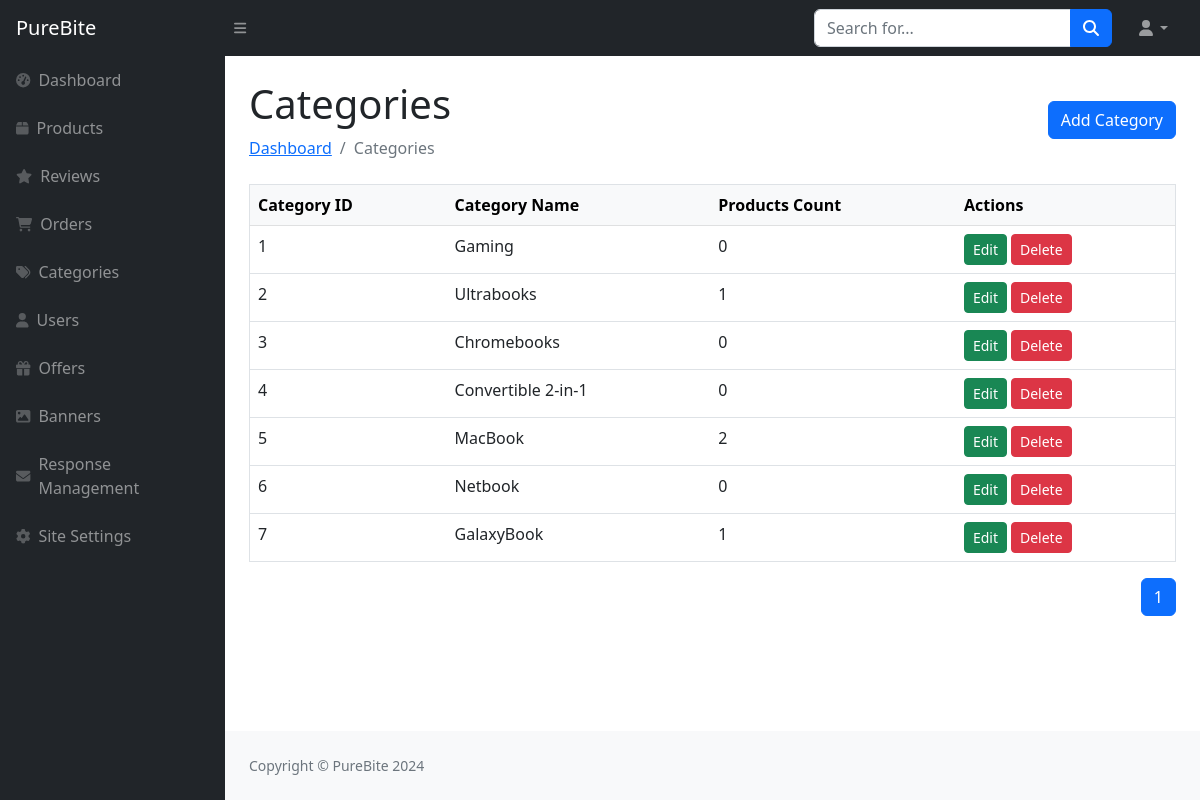
Screenshot of /Admin/categories.php with the database file from the repository.
### tables this page shows
CREATE TABLE `category_details_tbl` (
  `Category_Id` int(11) NOT NULL,
  `Category_Name` varchar(100) NOT NULL,
  `Parent_Category_Id` int(11) DEFAULT NULL
);

### Admin/categories.php (the view, shortened to what this page needs)
<?php include("sidebar.php");
    $search = isset($_GET['search']) ? $_GET['search'] : '';
    $search_query = '';
    $query = "select category.category_id, category.category_name, count(product.product_id) as 'products_count' from category_details_tbl as category left join  product_details_tbl as product  on product.category_id = category.category_id group by  category.category_id, category.category_name $search_query";
    $result = mysqli_query($con,$query);
    $total_records = mysqli_num_rows($result);
    $records_per_page = 10;
    $total_pages = ceil($total_records / $records_per_page);
    $page = isset($_GET['page']) ? $_GET['page'] : 1;
    $start_from = ($page - 1) * $records_per_page;
    $query = "select category.category_id, category.category_name, count(product.product_id) as 'products_count' from category_details_tbl as category left join  product_details_tbl as product  on product.category_id = category.category_id group by  category.category_id, category.category_name $search_query LIMIT $start_from, $records_per_page";
    $result = mysqli_query($con,$query);
?>
<div id="layoutSidenav_content">
    <main>
        <div class="container-fluid px-4">
            <div class="d-flex justify-content-between align-items-center mt-4 mb-4">
                <div>
                    <h1>Categories</h1>
                    <ol class="breadcrumb mb-0">
                        <li class="breadcrumb-item"><a href="index.php">Dashboard</a></li>
                        <li class="breadcrumb-item active">Categories</li>
                    </ol>
                </div>
                <a class="btn btn-primary text-nowrap" href="add-category.php">Add Category</a>
            </div>
            <div class="card-body">
                <table class="table border text-nowrap">
                    <thead class="table-light">
                        <tr class="text-nowrap">
                            <th>Category ID</th>
                            <th>Category Name</th>
                            <th>Products Count</th>
                            <th>Actions</th>
                        </tr>
                    </thead>
                    <tbody>
                    <?php
                    if(mysqli_num_rows($result))
                    {
                        while($category = mysqli_fetch_assoc($result))
                        {
                        ?>
                            <tr>
                                <td><?php echo $category['category_id'] ?></td>
                                <td><?php echo $category['category_name'] ?></td>
                                <td><?php echo $category['products_count'] ?></td>
                                <td>
                                    <div class="d-flex flex-nowrap">
                                        <a class="btn btn-success btn-sm me-1" href="update-category.php?categoryId=<?php echo $category['category_id'] ?>">Edit</a>
                                        <button class="btn btn-danger btn-sm" data-bs-toggle="modal" data-bs-target="#deleteModal<?php echo $category['category_id'] ?>">Delete</button>
                                    </div>
                                </td>
                            </tr>
                        <?php
                        }
                    }
                    else
                    {
                        echo "<td colspan='5'>There is no category to display!<td>";
                    }
                    ?>
                    </tbody>
                </table>
            </div>
            <div class="d-flex justify-content-end">
               <nav aria-label="Page navigation example">
                    <ul class="pagination">
                        <?php
                            for ($i = 1; $i <= $total_pages; $i++) {
                                echo "<li class='page-item " . ($i == $page ? 'active' : '') . "'><a class='page-link' href='?page=" . $i . "&search=" . $search . "'>" . $i . "</a></li>";
                            }
                        ?>
                    </ul>
                </nav>
            </div>
        </div>
    </main>
<?php include("footer.php") ?>

### rows the page displays
category_details_tbl: Category_Id "1", Category_Name "Gaming", products_count "0"
category_details_tbl: Category_Id "2", Category_Name "Ultrabooks", products_count "1"
category_details_tbl: Category_Id "3", Category_Name "Chromebooks", products_count "0"
category_details_tbl: Category_Id "4", Category_Name "Convertible 2-in-1", products_count "0"
category_details_tbl: Category_Id "5", Category_Name "MacBook", products_count "2"
category_details_tbl: Category_Id "6", Category_Name "Netbook", products_count "0"
category_details_tbl: Category_Id "7", Category_Name "GalaxyBook", products_count "1"
